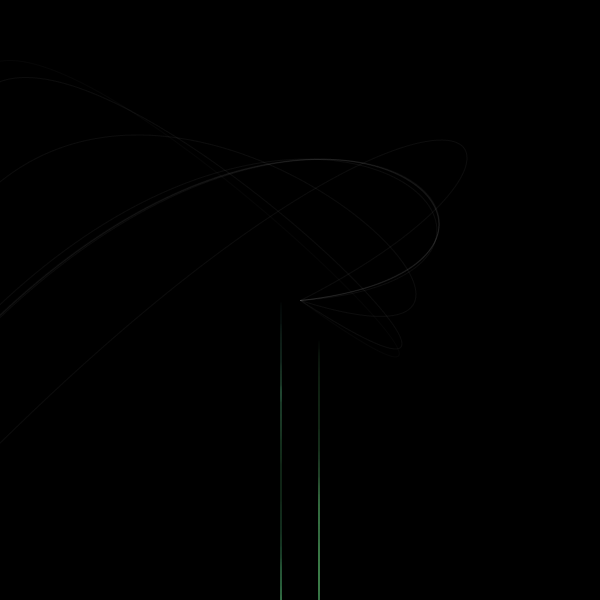
Frame 1 (no input)
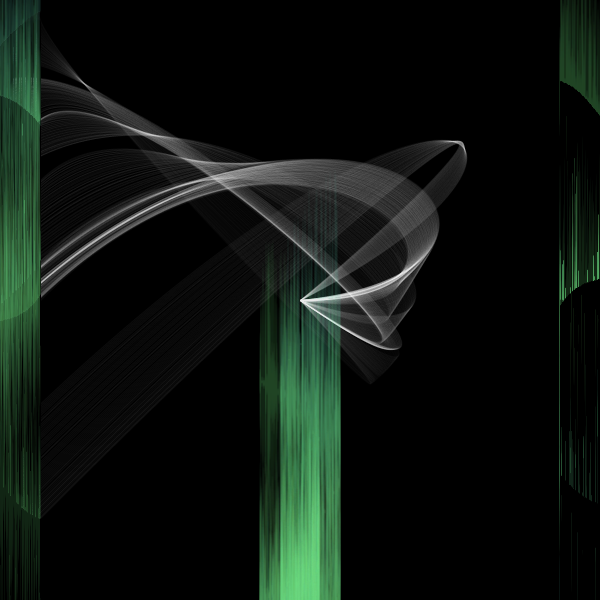
Frame 60 (the mouse pressed at the canvas centre just before this capture)
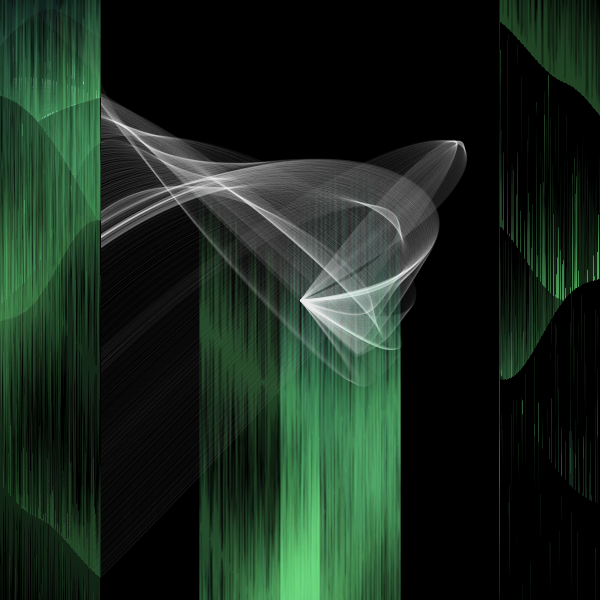
Frame 120 (the mouse held since frame 60 and released just before this capture)

The Processing sketch that drew these frames (run headless with seeded random() and noise(); from frame 60 on, the mouse is pressed at the canvas centre):

// Processing sketch: perlin_noise
// ── perlin_noise.pde
ArrayList<Line> lines;

void setup () {
  size (600, 600);
  frameRate(50);
  background(0);
  
  lines = new ArrayList<Line>();
  for (int p = 0; p < height; p =  p + 40) { 
    lines.add(new Line());
  }
  
}

void draw () { 

    for (int i = lines.size()-1; i >= 0; i--) {     
        Line line = lines.get(i);
        line.display(i); 
        }     
}
  
void mousePressed() { 
    frameCount = -1;
}
  
  
class Line { 
  float xPos = -20, yPos;
  float opacity;
  
  Line()  {}
  
  void display (int i) {   
      xPos++;
      
      if (xPos > width) {
        xPos= 0;   
      } 
       
      
      println(xPos);
      float n = noise (millis()*0.0001, i/2); 
      yPos = map(n, 0, 1, -300, height+300);
      
      
      
      
      float rn = noise (i*20);
      float gn = noise (i/5.5);
      float bn = noise (i+9);
      opacity = map(rn, 0, 1, 200, 255);   
      
      color fillColor= color(
                      map(rn, 0, 1, 250, 255),
                      map(gn, 0, 1, 250, 255),
                      map(bn, 0, 1, 250, 255),
                      opacity/35);  
                      
      color fillColor2= color(
                      map(rn, 0, 1, 60, 160),
                      map(gn, 0, 1, 200, 255),
                      map(bn, 0, 1, 100, 220),
                      opacity/5); 
    

      fill(fillColor2);
      noStroke();
      ellipse(xPos, yPos, 1, random(300)); 
      ellipse(width-xPos, height-yPos, 1, random(300)); 
      ellipse(xPos+width/2, yPos+height/2, 1, random(300)); 
      ellipse(width-(xPos+width/2), (height-yPos)+height/2, 1, random(300)); 
      fill(0);
      rect(xPos, yPos, 1, random(300)); 
      rect(width-xPos, height-yPos, 1, random(300));  
        noFill();
      stroke(fillColor);
      bezier(
      width/2, height/2,
      width-xPos, height-yPos, 
      yPos, xPos,
      xPos, yPos
      );
  }
  
}
